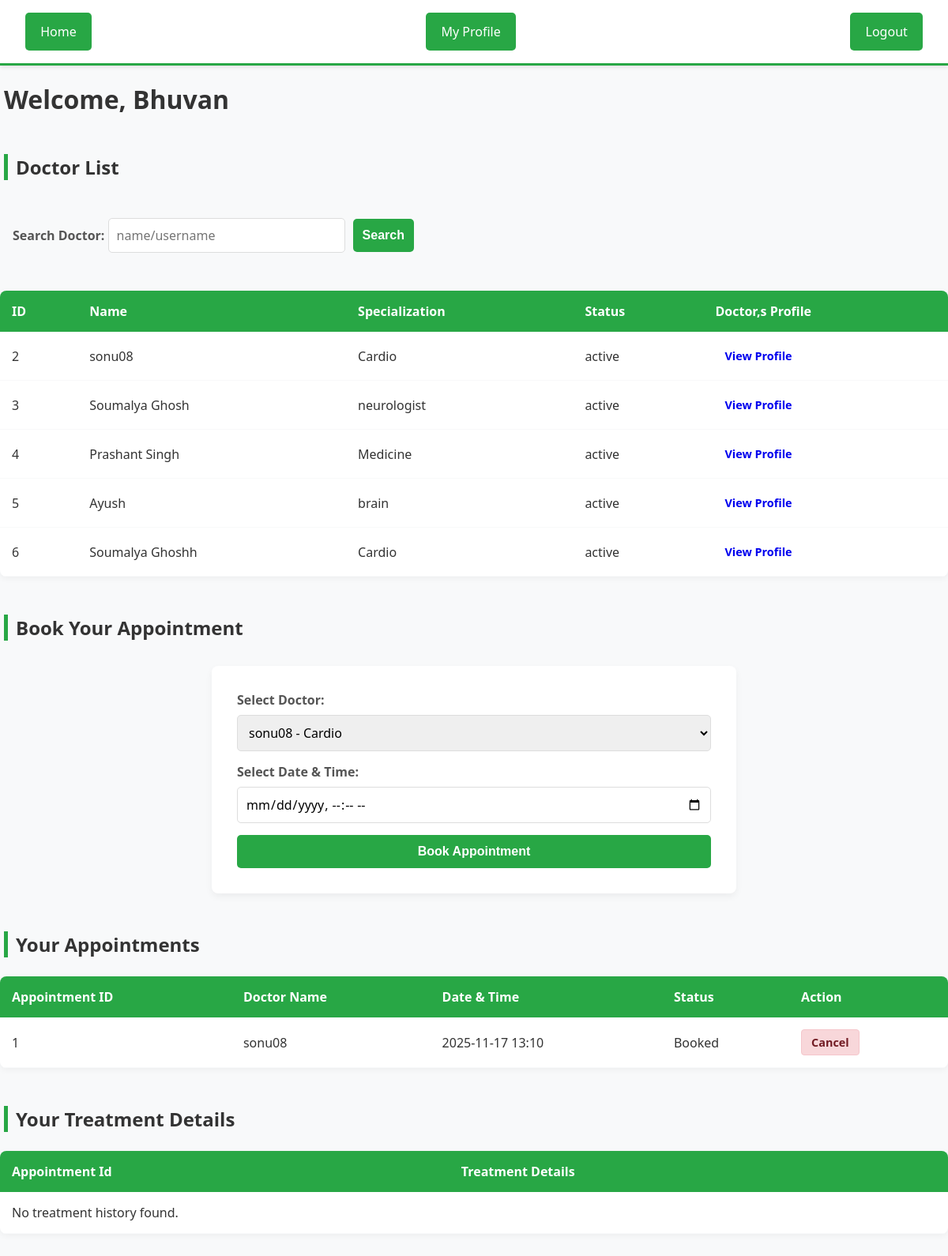
The page /patient/dashboard (signed in) on the database its author committed.
### app.py (models this page shows, shortened)
class Patient(db.Model):
    __tablename__ = 'patients'
    id = db.Column(db.Integer, primary_key=True)
    name = db.Column(db.String(100), nullable=False)
    phone_number = db.Column(db.String(15), nullable=False)
    user_id = db.Column(db.Integer, db.ForeignKey('users.id'), nullable=False)
    appointments = db.relationship('Appointment', back_populates='patient')
    user = db.relationship('User', back_populates='patient')

class Doctor(db.Model):
    __tablename__ = 'doctors'
    id = db.Column(db.Integer, primary_key=True)
    user_id = db.Column(db.Integer, db.ForeignKey('users.id'), nullable=False)
    name = db.Column(db.String(100), nullable=False)
    specialization_id = db.Column(db.Integer, db.ForeignKey('departments.id'), nullable=False)
    experience = db.Column(db.Integer, nullable=True)
    phone_number = db.Column(db.String(15), nullable=False)
    appointments = db.relationship('Appointment', back_populates='doctor')
    department = db.relationship('Department', back_populates='doctors')
    user = db.relationship('User', back_populates='doctor')

class Department(db.Model):
    __tablename__ = 'departments'
    id = db.Column(db.Integer, primary_key=True)
    name = db.Column(db.String(100), unique=True, nullable=False)
    description = db.Column(db.String(200), nullable=True)
    doctors = db.relationship('Doctor', back_populates ='department')

class User(db.Model):
    __tablename__ = 'users'
    id = db.Column(db.Integer, primary_key=True)
    username = db.Column(db.String(80), unique=True, nullable=False)
    email = db.Column(db.String(120), unique=True, nullable=False)
    password = db.Column(db.String(200), nullable=False)
    role = db.Column(db.String(50), nullable=False)  # e.g., '
    status = db.Column(db.String(20), default='active', nullable=False)   #active/block
    created_at = db.Column(db.DateTime, nullable=False, default=datetime.utcnow )
    doctor = db.relationship('Doctor', back_populates='user', uselist=False)
    patient = db.relationship('Patient', back_populates='user', uselist=False)

class Appointment(db.Model):
    __tablename__ = 'appointments'
    id = db.Column(db.Integer, primary_key=True)
    patient_id = db.Column(db.Integer, db.ForeignKey('patients.id'), nullable=False)
    doctor_id = db.Column(db.Integer, db.ForeignKey('doctors.id'), nullable=False)
    appointment_date = db.Column(db.DateTime, nullable=False)
    appointment_status = db.Column(db.String(50), default='Booked', nullable=False)  # e.g., 'Booked', 'Completed', 'Cancelled'
    treatments = db.relationship('Treatment', back_populates='appointment', uselist=False)
    patient = db.relationship('Patient', back_populates='appointments')
    doctor = db.relationship('Doctor', back_populates='appointments')

### app.py (the view)
@app.route('/patient/dashboard')
def patient_dashboard():
    if 'user_id' not in session or session.get('role') != 'patient':
        flash("Access denied!", "error")
        return redirect(url_for('logout'))
    patient = Patient.query.filter_by(user_id=session['user_id']).first()
    if not patient:
        flash("Not Found", "error")
        return redirect(url_for('login'))
    doctor_search_query = request.args.get('doctor_search')
    if doctor_search_query:
        doctors = Doctor.query.join(Department).filter(
            (Doctor.name.ilike(f'%{doctor_search_query}%')) |
            (Department.name.ilike(f'%{doctor_search_query}%'))
        ).all()
    else:
        doctors = Doctor.query.all()
    appointments = Appointment.query.filter_by(patient_id=patient.id).all()
    treatments = Treatment.query.join(Appointment).filter(
        Appointment.patient_id == patient.id,
        Appointment.appointment_status == 'Completed'
    ).all()
    return render_template('patient_dashboard.html',
            patient=patient, doctors=doctors,
            appointments=appointments,
            treatments=treatments, search_query=doctor_search_query,
            now=datetime.utcnow())

### templates/patient_dashboard.html (shortened to what this page needs)
<!DOCTYPE html>
<html lang="en">
<head>
    <link rel="stylesheet" href="{{ url_for('static', filename='dashboard.css') }}">
</head>
<body>
    <div class="navbar">
        <a href="{{ url_for('patient_dashboard') }}" class="right">Home</a>
        <a href="{{ url_for('patient_profile') }}" class="right">My Profile</a>
        <a href="{{ url_for('logout') }}" class="right">Logout</a>
    </div>
    <h1> Welcome, {{ patient.name }} </h1>
    <h2>Doctor List</h2>
    <div class="section_header">
        <form method="GET" action="{{ url_for('patient_dashboard') }}">
            <label>Search Doctor: <input type="text" name="doctor_search" placeholder="name/username"></label>
            <button type="submit">Search</button>
        </form>
    </div>
    <table>
        <thead>
            <tr>
                <th>ID</th>
                <th>Name</th>
                <th>Specialization</th>
                <th>Status</th>
                <th>Doctor,s Profile</th>
            </tr>
        </thead>
        <tbody>
            {% for doctor in doctors %}
            <tr>
                <td>{{ doctor.id }}</td>
                <td>{{ doctor.name }}</td>
                <td>{{ doctor.department.name }}</td>
                <td>{{ doctor.user.status }}</td>
                <td class="actions">
                <a href="{{ url_for('doctor_profile', doctor_id=doctor.id) }}">View Profile</a>
                </td>
            </tr>
            {% else %}
            <tr><td colspan="5">No doctor found.</td></tr>
            {% endfor %}
        </tbody>
    </table>
    <h2>Book Your Appointment</h2>
    <form method="POST" action="{{ url_for('book_appointment') }}" class="booking-form">
        <label for="doctor">Select Doctor:</label>
        <select id="doctor" name="doctor_id" required>
            {% for doctor in doctors %}
               {% if doctor.user.status == 'active' %}
               <option value="{{ doctor.id }}">{{ doctor.name }} - {{ doctor.department.name }}</option>
               {% endif %}
            {% endfor %}
        </select>
        <br>
        <label for="date_time">Select Date & Time:</label>
        <input type="datetime-local" id="date_time" name="date_time" required>
        <br>
        <button type="submit">Book Appointment</button>
    </form>
    <h2>Your Appointments</h2>
    <table>
        <thead>
            <tr>
                <th>Appointment ID</th>
                <th>Doctor Name</th>
                <th>Date & Time</th>
                <th>Status</th>
                <th>Action</th>
            </tr>
        </thead>
        <tbody>
            {% for appointment in appointments %}
            <tr>
                <td>{{ appointment.id }}</td>
                <td>{{ appointment.doctor.name }}</td>
                <td>{{ appointment.appointment_date.strftime('%Y-%m-%d %H:%M') }}</td>
                <td>{{ appointment.appointment_status}}</td>
                <td class="action">
                    {% if appointment.appointment_status == 'Booked' %}
                    <a href="{{ url_for('cancel_appointment', appointment_id=appointment.id) }}">Cancel</a>
                    {% elif appointment.appointment_status == 'Completed' and appointment.treatments %}
                    <a href="{{ url_for('treatment_details', appointment_id=appointment.id) }}" class="btn btn-info">View Details</a>
                    {% else %}
                    Action not available
                    {% endif %}
                </td>
            </tr>
            {% else %}
            <tr><td colspan="5">No appointments found.</td></tr>
            {% endfor %}
        </tbody>
    </table>
    <h2> Your Treatment Details</h2>
    <table>
        <thead>
            <tr>
                <th>Appointment Id</th>
                <th>Treatment Details</th>
            </tr>
        </thead>
        <tbody>
            {% for treatment in treatments %}
            <tr>
                <td>{{ treatment.appointment.id }}</td>
                <td>
                    <a href ="{{ url_for('treatment_details', appointment_id=treatment.appointment_id) }}" class="btn btn-info">View Details</a>
                </td>
            </tr>
            {% else %} <tr>
                <td colspan="2">No treatment history found.</td>
            </tr>
            {% endfor %}
        </tbody>
    </table>
</body>
</html>

### static/dashboard.css (style rules this page uses)
:root { --primary-green: #28a745; --dark-green: #218838; --light-green: #e9f7ef; --text-dark: #333; --white: #ffffff; --light-gray: #f8f9fa; --border-color: #ddd; --danger-red: #dc3545; --danger-light: #f8d7da; --info-blue: #17a2b8; --info-dark: #138496; }
body { font-family: 'Segoe UI', Tahoma, Geneva, Verdana, sans-serif; margin: 0; padding: 0; background-color: var(--light-gray); color: var(--text-dark); }
.navbar { background-color: var(--white); border-bottom: 3px solid var(--primary-green); padding: 1rem 2rem; display: flex; justify-content: space-between; align-items: center; box-shadow: 0 2px 5px rgba(0,0,0,0.1); }
.navbar a { color: var(--text-dark); text-decoration: none; padding: 0.8rem 1.2rem; font-weight: 500; border-radius: 5px; transition: 0.3s; }
.navbar a.right { background-color: var(--primary-green); color: var(--white); }
h1 { color: var(--text-dark); margin-bottom: 2rem; margin-left: 5px; }
h2, h3 { color: var(--text-dark); border-left: 5px solid var(--primary-green); padding-left: 10px; margin-top: 3rem; margin-bottom: 1.5rem; margin-left: 5px; }
form { background-color: var(--white); padding: 2rem; border-radius: 8px; box-shadow: 0 4px 10px rgba(0,0,0,0.05); margin-bottom: 2rem; max-width: 600px; margin: 2rem auto; }
.section_header form { display: flex; gap: 10px; align-items: center; background-color: transparent; padding: 1rem; max-width: 100%; box-shadow: none; }
.section_header label { margin-bottom: 0; }
label { display: block; margin-bottom: 8px; font-weight: bold; color: #555; }
input, select, textarea { width: 100%; padding: 10px; margin-bottom: 15px; border: 1px solid var(--border-color); border-radius: 5px; font-size: 1rem; box-sizing: border-box; font-family: inherit; }
.section_header input { width: 300px; margin-bottom: 0; }
button { width: 100%; padding: 12px; background-color: var(--primary-green); color: var(--white); border: none; border-radius: 5px; cursor: pointer; font-size: 1rem; font-weight: bold; transition: 0.3s; }
.section_header button { width: auto; }
table { width: 100%; border-collapse: collapse; background-color: var(--white); box-shadow: 0 2px 8px rgba(0,0,0,0.05); border-radius: 8px; overflow: hidden; margin-bottom: 2rem; }
th { background-color: var(--primary-green); color: var(--white); padding: 15px; text-align: left; }
td { padding: 15px; border-bottom: 1px solid var(--light-gray); }
.action a, .actions a { text-decoration: none; padding: 6px 12px; border-radius: 4px; font-size: 0.9rem; margin-right: 5px; font-weight: bold; display: inline-block; }
a[href*="Rejected"], a[href*="cancel"] { color: #721c24; background-color: #f8d7da; border: 1px solid #f5c6cb; }

### rows shown on the page
Patient: name "Bhuvan"
Doctor: id "2", name "sonu08", department.name "Cardio", user.status "active"
Doctor: id "3", name "Soumalya Ghosh", department.name "neurologist", user.status "active"
Doctor: id "4", name "Prashant Singh", department.name "Medicine", user.status "active"
Doctor: id "5", name "Ayush", department.name "brain", user.status "active"
Doctor: id "6", name "Soumalya Ghoshh", department.name "Cardio", user.status "active"
Appointment: id "1", doctor.name "sonu08", appointment_date "2025-11-17 13:10", appointment_status "Booked"

### other values the page prints
form field doctor_id "sonu08 - Cardio"
